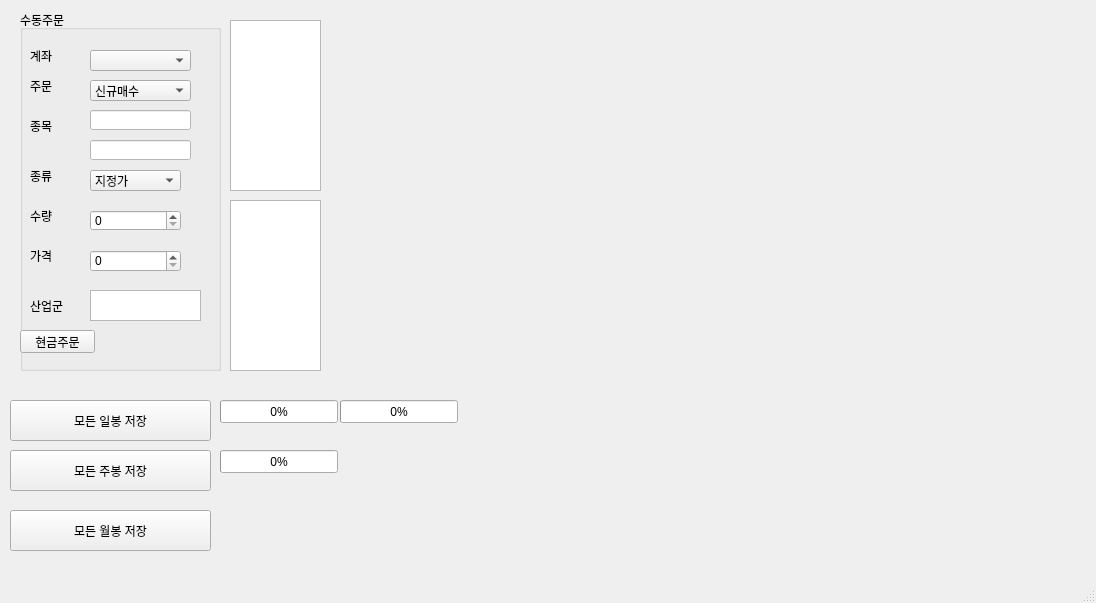
<?xml version="1.0" encoding="UTF-8"?>
<ui version="4.0">
 <class>MainWindow</class>
 <widget class="QMainWindow" name="MainWindow">
  <property name="geometry">
   <rect>
    <x>0</x>
    <y>0</y>
    <width>1096</width>
    <height>603</height>
   </rect>
  </property>
  <property name="windowTitle">
   <string>MainWindow</string>
  </property>
  <widget class="QWidget" name="centralwidget">
   <widget class="QGroupBox" name="groupBox">
    <property name="geometry">
     <rect>
      <x>20</x>
      <y>10</y>
      <width>201</width>
      <height>361</height>
     </rect>
    </property>
    <property name="title">
     <string>수동주문</string>
    </property>
    <widget class="QComboBox" name="comboBox">
     <property name="geometry">
      <rect>
       <x>70</x>
       <y>40</y>
       <width>101</width>
       <height>21</height>
      </rect>
     </property>
    </widget>
    <widget class="QLabel" name="label">
     <property name="geometry">
      <rect>
       <x>10</x>
       <y>40</y>
       <width>56</width>
       <height>12</height>
      </rect>
     </property>
     <property name="text">
      <string>계좌</string>
     </property>
    </widget>
    <widget class="QLabel" name="label_2">
     <property name="geometry">
      <rect>
       <x>10</x>
       <y>70</y>
       <width>56</width>
       <height>12</height>
      </rect>
     </property>
     <property name="text">
      <string>주문</string>
     </property>
    </widget>
    <widget class="QLabel" name="label_3">
     <property name="geometry">
      <rect>
       <x>10</x>
       <y>110</y>
       <width>56</width>
       <height>12</height>
      </rect>
     </property>
     <property name="text">
      <string>종목</string>
     </property>
    </widget>
    <widget class="QLabel" name="label_4">
     <property name="geometry">
      <rect>
       <x>10</x>
       <y>160</y>
       <width>56</width>
       <height>12</height>
      </rect>
     </property>
     <property name="text">
      <string>종류</string>
     </property>
    </widget>
    <widget class="QLabel" name="label_5">
     <property name="geometry">
      <rect>
       <x>10</x>
       <y>200</y>
       <width>56</width>
       <height>12</height>
      </rect>
     </property>
     <property name="text">
      <string>수량</string>
     </property>
    </widget>
    <widget class="QLabel" name="label_6">
     <property name="geometry">
      <rect>
       <x>10</x>
       <y>240</y>
       <width>56</width>
       <height>12</height>
      </rect>
     </property>
     <property name="text">
      <string>가격</string>
     </property>
    </widget>
    <widget class="QComboBox" name="comboBox_2">
     <property name="geometry">
      <rect>
       <x>70</x>
       <y>70</y>
       <width>101</width>
       <height>21</height>
      </rect>
     </property>
     <item>
      <property name="text">
       <string>신규매수</string>
      </property>
     </item>
     <item>
      <property name="text">
       <string>신규매도</string>
      </property>
     </item>
     <item>
      <property name="text">
       <string>매수취소</string>
      </property>
     </item>
     <item>
      <property name="text">
       <string>매도취소</string>
      </property>
     </item>
    </widget>
    <widget class="QComboBox" name="comboBox_3">
     <property name="geometry">
      <rect>
       <x>70</x>
       <y>160</y>
       <width>91</width>
       <height>21</height>
      </rect>
     </property>
     <item>
      <property name="text">
       <string>지정가</string>
      </property>
     </item>
     <item>
      <property name="text">
       <string>시장가</string>
      </property>
     </item>
    </widget>
    <widget class="QLabel" name="label_7">
     <property name="geometry">
      <rect>
       <x>10</x>
       <y>290</y>
       <width>56</width>
       <height>12</height>
      </rect>
     </property>
     <property name="text">
      <string>산업군</string>
     </property>
    </widget>
    <widget class="QLineEdit" name="lineEdit">
     <property name="geometry">
      <rect>
       <x>70</x>
       <y>100</y>
       <width>101</width>
       <height>20</height>
      </rect>
     </property>
     <property name="styleSheet">
      <string notr="true">background-color:rgb(255, 255, 255)</string>
     </property>
     <property name="text">
      <string/>
     </property>
    </widget>
    <widget class="QSpinBox" name="spinBox">
     <property name="geometry">
      <rect>
       <x>70</x>
       <y>240</y>
       <width>91</width>
       <height>22</height>
      </rect>
     </property>
     <property name="maximum">
      <number>999999</number>
     </property>
    </widget>
    <widget class="QSpinBox" name="spinBox_2">
     <property name="geometry">
      <rect>
       <x>70</x>
       <y>200</y>
       <width>91</width>
       <height>21</height>
      </rect>
     </property>
     <property name="maximum">
      <number>50000</number>
     </property>
    </widget>
    <widget class="QTextEdit" name="textEdit">
     <property name="geometry">
      <rect>
       <x>70</x>
       <y>280</y>
       <width>111</width>
       <height>31</height>
      </rect>
     </property>
    </widget>
    <widget class="QLineEdit" name="lineEdit_2">
     <property name="geometry">
      <rect>
       <x>70</x>
       <y>130</y>
       <width>101</width>
       <height>20</height>
      </rect>
     </property>
     <property name="styleSheet">
      <string notr="true">background-color:rgb(255, 255, 255)</string>
     </property>
     <property name="text">
      <string/>
     </property>
    </widget>
    <widget class="QPushButton" name="orderCash_btn">
     <property name="geometry">
      <rect>
       <x>0</x>
       <y>320</y>
       <width>75</width>
       <height>23</height>
      </rect>
     </property>
     <property name="text">
      <string>현금주문</string>
     </property>
    </widget>
   </widget>
   <widget class="QPushButton" name="pushButton">
    <property name="geometry">
     <rect>
      <x>10</x>
      <y>400</y>
      <width>201</width>
      <height>41</height>
     </rect>
    </property>
    <property name="text">
     <string>모든 일봉 저장</string>
    </property>
   </widget>
   <widget class="QPushButton" name="pushButton_2">
    <property name="geometry">
     <rect>
      <x>10</x>
      <y>450</y>
      <width>201</width>
      <height>41</height>
     </rect>
    </property>
    <property name="text">
     <string>모든 주봉 저장</string>
    </property>
   </widget>
   <widget class="QPushButton" name="pushButton_3">
    <property name="geometry">
     <rect>
      <x>10</x>
      <y>510</y>
      <width>201</width>
      <height>41</height>
     </rect>
    </property>
    <property name="text">
     <string>모든 월봉 저장</string>
    </property>
   </widget>
   <widget class="QProgressBar" name="progressBar">
    <property name="geometry">
     <rect>
      <x>220</x>
      <y>400</y>
      <width>118</width>
      <height>23</height>
     </rect>
    </property>
    <property name="maximum">
     <number>2000</number>
    </property>
    <property name="value">
     <number>0</number>
    </property>
   </widget>
   <widget class="QProgressBar" name="progressBar_2">
    <property name="geometry">
     <rect>
      <x>340</x>
      <y>400</y>
      <width>118</width>
      <height>23</height>
     </rect>
    </property>
    <property name="maximum">
     <number>100</number>
    </property>
    <property name="value">
     <number>0</number>
    </property>
   </widget>
   <widget class="QProgressBar" name="progressBar_3">
    <property name="geometry">
     <rect>
      <x>220</x>
      <y>450</y>
      <width>118</width>
      <height>23</height>
     </rect>
    </property>
    <property name="maximum">
     <number>2000</number>
    </property>
    <property name="value">
     <number>0</number>
    </property>
   </widget>
   <widget class="QListView" name="hoga_list_view">
    <property name="enabled">
     <bool>true</bool>
    </property>
    <property name="geometry">
     <rect>
      <x>230</x>
      <y>20</y>
      <width>91</width>
      <height>171</height>
     </rect>
    </property>
   </widget>
   <widget class="QWidget" name="verticalLayoutWidget">
    <property name="geometry">
     <rect>
      <x>340</x>
      <y>20</y>
      <width>731</width>
      <height>371</height>
     </rect>
    </property>
    <layout class="QVBoxLayout" name="verticalLayout"/>
   </widget>
   <widget class="QListView" name="hoga_list_view_2">
    <property name="enabled">
     <bool>true</bool>
    </property>
    <property name="geometry">
     <rect>
      <x>230</x>
      <y>200</y>
      <width>91</width>
      <height>171</height>
     </rect>
    </property>
   </widget>
  </widget>
  <widget class="QMenuBar" name="menubar">
   <property name="geometry">
    <rect>
     <x>0</x>
     <y>0</y>
     <width>1096</width>
     <height>21</height>
    </rect>
   </property>
  </widget>
  <widget class="QStatusBar" name="statusbar"/>
 </widget>
 <resources/>
 <connections/>
</ui>
